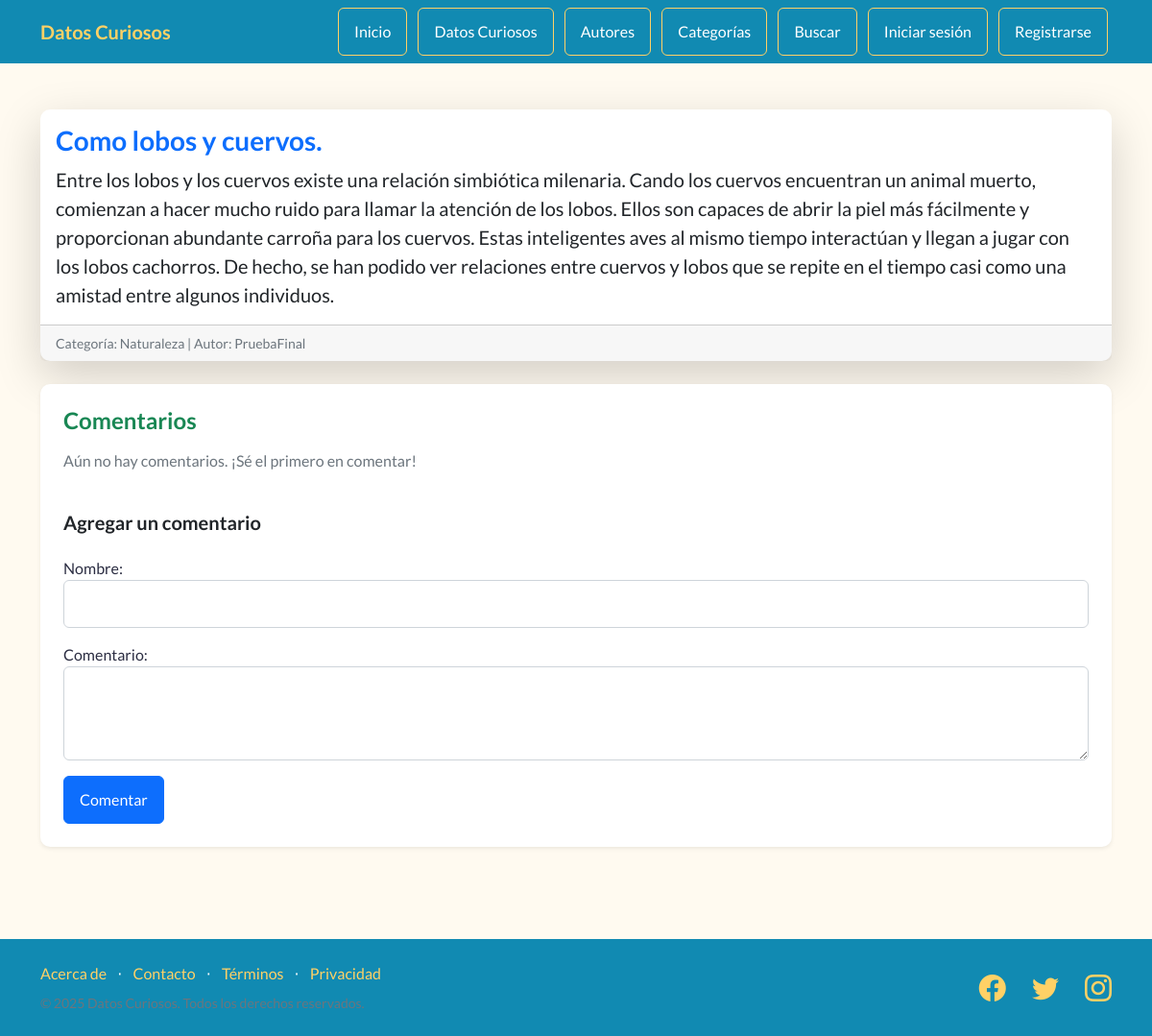
The app's page /datos/11/, older data.
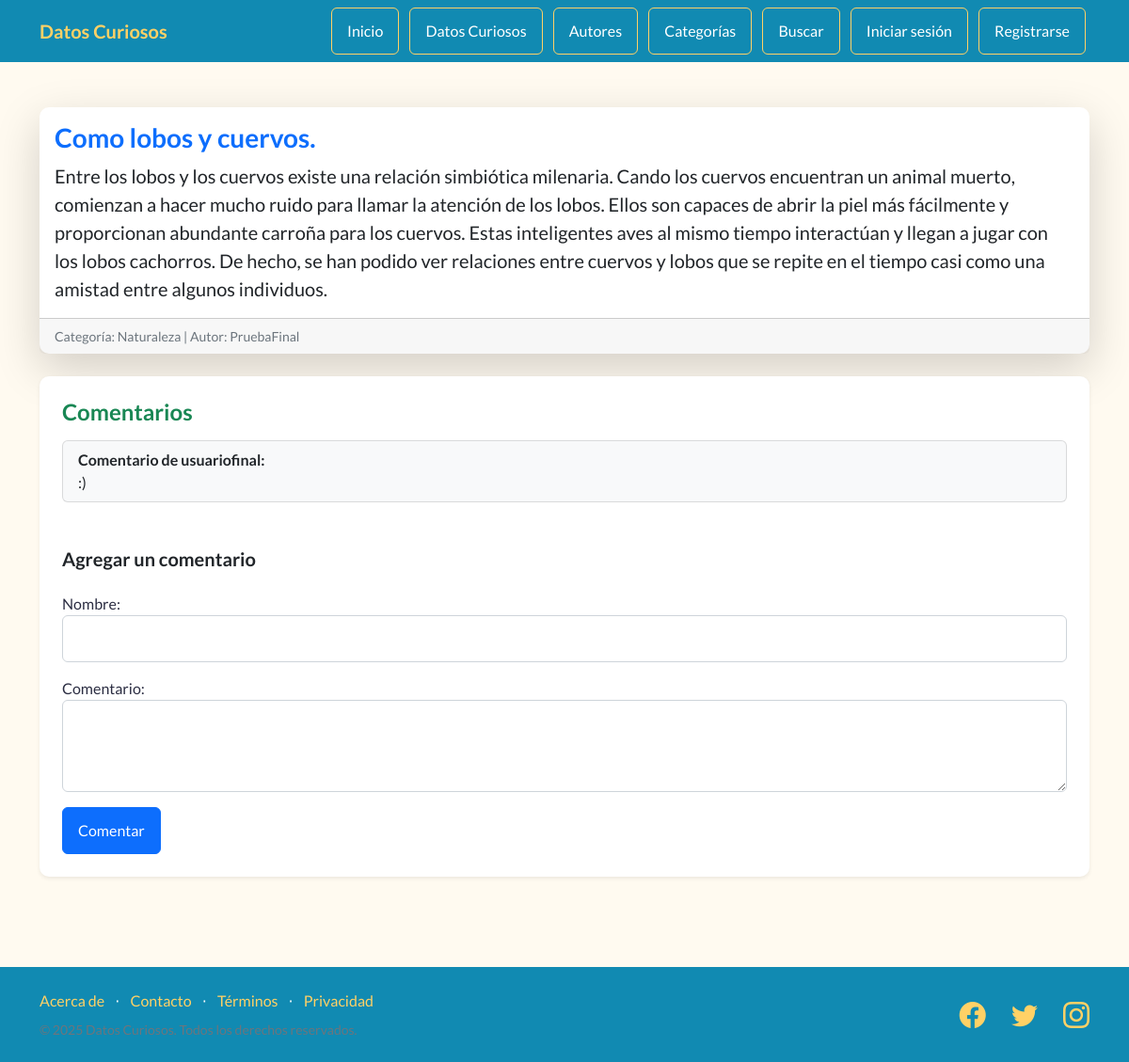
The same page, newer data.
### AppCoder/models.py (models this page shows, shortened)
class Comentario(models.Model):
    nombre =models.CharField(max_length=100)
    comentario = models.TextField()
    dato = models.ForeignKey(DatoCurioso, on_delete=models.CASCADE, related_name="comentarios")

### AppCoder/views.py (the view)
# urls.py: path('datos/<int:dato_id>/', views.detalle_dato, name='detalle_dato'),
def detalle_dato(request, dato_id):
    dato = get_object_or_404(DatoCurioso, id=dato_id)
    comentarios = dato.comentarios.all()
    if request.method == "POST":
        form = ComentarioForm(request.POST)
        if form.is_valid():
            comentario = form.save(commit=False)
            comentario.dato = dato
            comentario.save()
            return redirect("detalle_dato", dato_id=dato.id)
    else:
        form = ComentarioForm()
    return render(request, "AppCoder/detalle_dato.html", {
        "dato": dato,
        "comentarios": comentarios,
        "form": form
    })

### AppCoder/forms.py
class ComentarioForm(forms.ModelForm):
    class Meta:
        model = Comentario
        fields = ['nombre', 'comentario']
        widgets = {
            'nombre': forms.TextInput(attrs={'class': 'form-control'}),
            'comentario': forms.Textarea(attrs={'class': 'form-control', 'rows': 3}),
        }

### AppCoder/models.py (called while the page is built)
    def __str__(self):
        return self.nombre

### AppCoder/templates/AppCoder/detalle_dato.html (shortened to what this page needs)
{% extends 'AppCoder/padre.html' %}
{% load static %}
{% block contenido %}
<div class="container py-5">
    <div class="card shadow-lg border-0 mb-4">
        <div class="card-body">
            <h3 class="card-title text-primary fw-bold">{{ dato.titulo }}</h3>
            <p class="card-text fs-5 text-dark">{{ dato.descripcion }}</p>
        </div>
        <div class="card-footer text-muted small">
            Categoría: {{ dato.categoria }} | Autor: {{ dato.autor.username }}
        </div>
    </div>
    <div class="card shadow-sm p-4 mb-5">
        <h4 class="text-success mb-3">Comentarios</h4>
        {% if comentarios %}
            <ul class="list-group mb-4">
                {% for comentario in comentarios %}
                    <li class="list-group-item bg-light">
                        <strong>{{ comentario.nombre }}:</strong><br>
                        <span>{{ comentario.comentario }}</span>
                    </li>
                {% endfor %}
            </ul>
        {% else %}
            <p class="text-muted">Aún no hay comentarios. ¡Sé el primero en comentar!</p>
        {% endif %}
        <h5 class="mt-4 text-dark">Agregar un comentario</h5>
        <form method="POST" class="mt-3">
            <div class="mb-3">
                {{ form.nombre.label_tag }}
                {{ form.nombre }}
            </div>
            <div class="mb-3">
                {{ form.comentario.label_tag }}
                {{ form.comentario }}
            </div>
            <button type="submit" class="btn btn-primary">Comentar</button>
        </form>
    </div>
</div>
{% endblock %}

Row changes from the older to the newer data that the page shows:
added Comentario: nombre "Comentario de usuariofinal", comentario ":)"
Text that changed along with them:
text no longer shown: "Aún no hay comentarios. ¡Sé el primero en comentar!"
